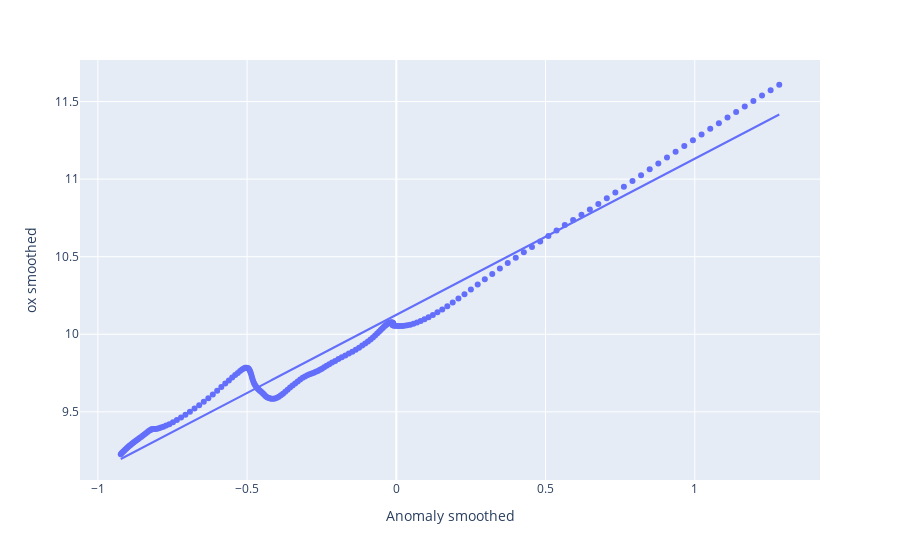

Source (notebook cell):
### Code cell
# fitting

linear_fit = px.scatter(ox_stack_global_1Y,
                    x='Anomaly smoothed', y='ox smoothed', 
                    #x='Anomaly', y='ox',
                    trendline='ols')

params = px.get_trendline_results(linear_fit).iloc[0].values[0]
alpha, intercept = params.params[1], params.params[0]

ox_stack_global_1Y['ox calculated'] = alpha * ox_stack_global_1Y['Anomaly smoothed'] + intercept

print(np.array([alpha, intercept, params.rsquared]).round(2))

linear_fit.show()

### Figure 1 — Plotly figure (JSON) as saved in the notebook; plotly's stock layout.template omitted (floating-point values rounded to 4 significant figures; data arrays with more than 128 entries replaced by an {"elided": "..."} marker saying what was removed)
{"data": [{"hovertemplate": "Anomaly smoothed=%{x}<br>ox smoothed=%{y}<extra></extra>", "legendgroup": "", "marker": {"color": "#636efa", "symbol": "circle"}, "mode": "markers", "name": "", "orientation": "v", "showlegend": false, "type": "scatter", "x": {"elided": "207 float values"}, "xaxis": "x", "y": {"elided": "207 float values"}, "yaxis": "y"}, {"hovertemplate": "<b>OLS trendline</b><br>ox smoothed = 1.0065 * Anomaly smoothed + 10.1252<br>R<sup>2</sup>=0.972528<br><br>Anomaly smoothed=%{x}<br>ox smoothed=%{y} <b>(trend)</b><extra></extra>", "legendgroup": "", "marker": {"color": "#636efa", "symbol": "circle"}, "mode": "lines", "name": "", "showlegend": false, "type": "scatter", "x": {"elided": "207 float values"}, "xaxis": "x", "y": {"elided": "207 float values"}, "yaxis": "y"}], "layout": {"legend": {"tracegroupgap": 0}, "margin": {"t": 60}, "xaxis": {"anchor": "y", "domain": [0, 1], "title": {"text": "Anomaly smoothed"}}, "yaxis": {"anchor": "x", "domain": [0, 1], "title": {"text": "ox smoothed"}}}}
